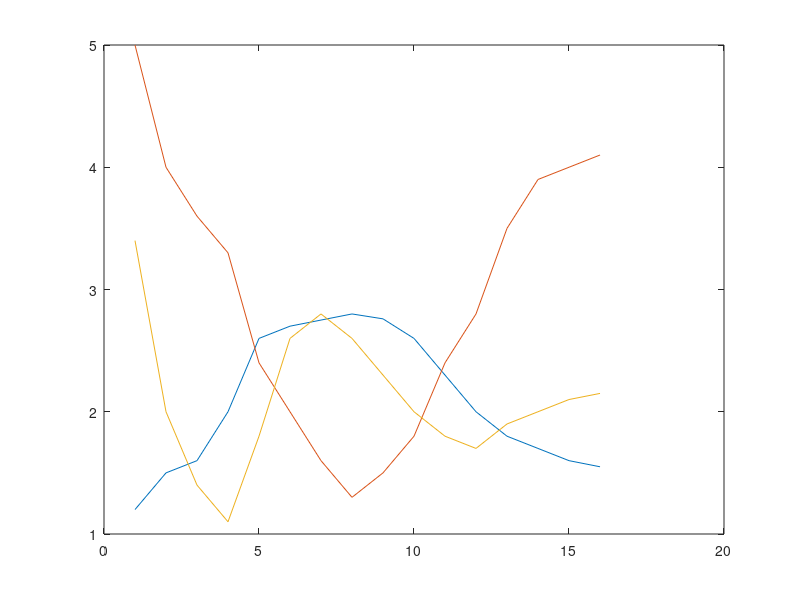

Source code (MATLAB):
% TUTORIAL 6                                 By Deniz Savas, February 2016
%             INTERACTIVE PLOTTING EXAMPLES 
%
% Read and plot some data.
close all
load field.dat
plot(field)

%% TASK 1:  Data-Tips
%
% Click on the data-cursor icon of the figure window to select the 
% data-cursor mode.

% Left-Click on one top of one of the graphs to create a data-tip.

% Drag the newly created data tip.

%% TASK 2: Datatips on interpolated positions.
% Right-Click on this data-tip and study the following options;
%   -Selection-style (see effects of selection style by dragging the data tip
%  

%% Creating multiple data-tips and exporting them into workspace.
% Create new data-tips , delete data-tips
% Export cursor-data to workspace
% Try to access the coordinates of the exported data-tips from the command
% window
